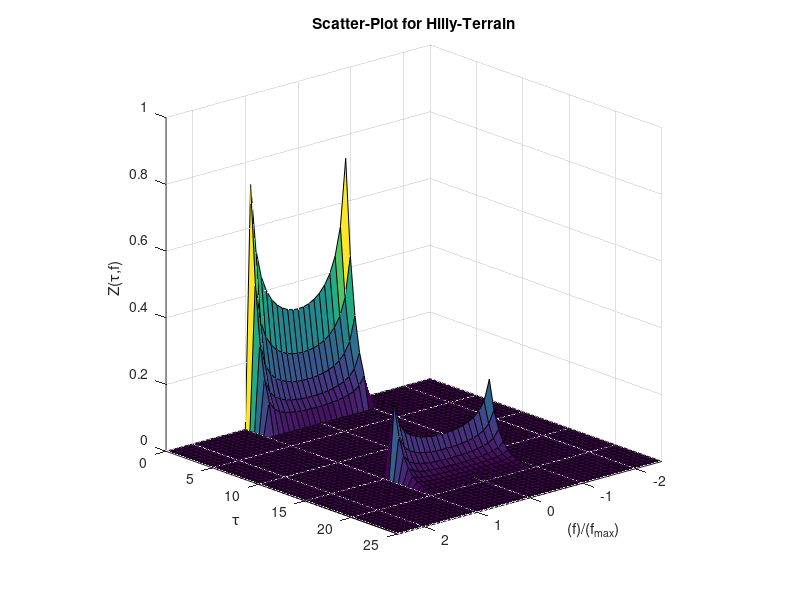

Source code (MATLAB):
%% Scatter-Plot for Hilly-Terrain
% 
% Copyright 2007 Telecommunications Lab
% $Revision: 1.0 $ $Date: 2007/06/21 12:45:07 $

%%
% 
[fd,t]= meshgrid(-2.5:0.1:2.5,0:.5:25);
fd_max=1;

f_fd1=fd;
for(i=1:1:length(fd)),
for(k=1:1:length(fd)),
    if(abs(fd(i,k))<fd_max),
     f_fd1(i,k)=(1/pi)*(1/fd_max)/(sqrt(1-(fd(i,k)/(fd_max))^2));
    else f_fd1(i,k)=0;
    end 
end
end;

f_fd2=fd;
for(i=1:1:length(fd)),
for(k=1:1:length(fd)),
    if(t(i,k)<2.5),
        f_fd2(i,k)= exp(-t(i,k));
elseif (t(i,k)>15 && t(i,k)<21),
    f_fd2(i,k)=.5*exp(15-t(i,k));
else f_fd2(i,k)=0;
    end
end
end;
f_fd=f_fd1.*f_fd2;

surf(fd,t,f_fd);axis([-2.5 2.5 0 25 0 1]);
xlabel('(f)/(f_{max})');ylabel('\tau');zlabel('Z(\tau,f)');
title('Scatter-Plot for Hilly-Terrain');
grid on;
campos([25,155,3])
